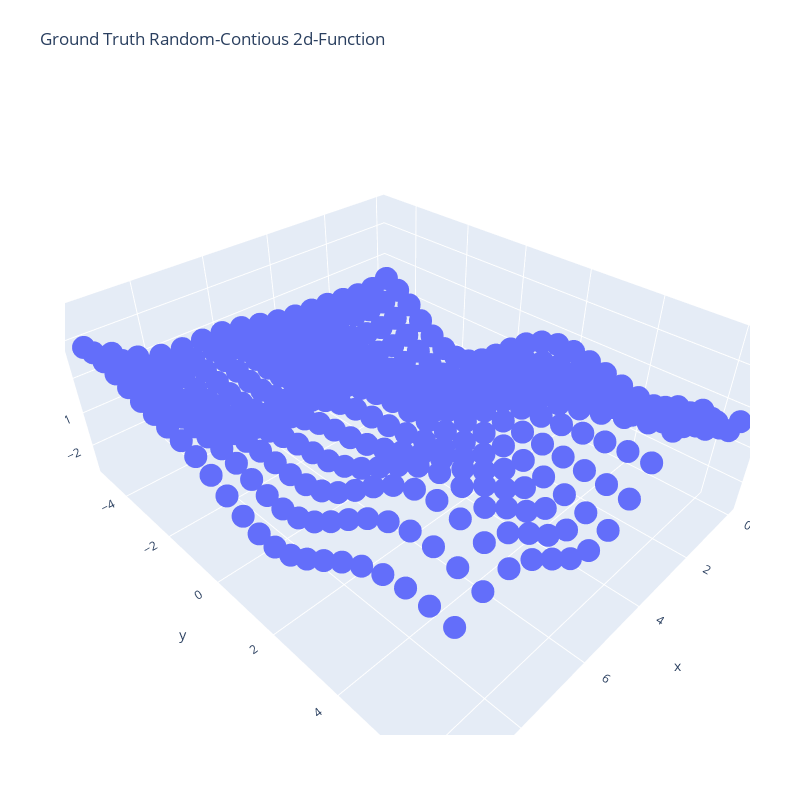

The notebook cell this image was saved under:
### Markdown cell above
# 2d random-continous-function

### Code cell
dr_x   = np.array([0.6, 0.5])
domain = np.array([[ 0.0, 10.0],
                   [-5.0,  7.0]])

f = ndrcf(domain, dr_x, μ_i=None)
print(f.shape)

plot2d(data = f)

### Figure 1 — Plotly figure (JSON) as saved in the notebook; plotly's stock layout.template omitted (floating-point values rounded to 4 significant figures; data arrays with more than 128 entries replaced by an {"elided": "..."} marker saying what was removed)
{"data": [{"mode": "markers", "type": "scatter3d", "x": {"elided": "408 float values"}, "y": {"elided": "408 float values"}, "z": {"elided": "408 float values"}}], "layout": {"autosize": true, "height": 800, "margin": {"b": 65, "l": 65, "r": 50, "t": 90}, "title": {"text": "Ground Truth Random-Contious 2d-Function"}, "width": 800}}
